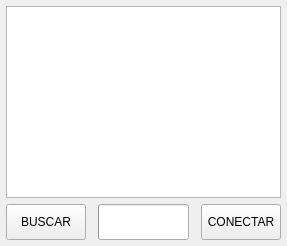
     <widget class="QWidget" name="tab_Tsc">
      <attribute name="icon">
       <iconset>
        <normaloff>SRC/search.png</normaloff>SRC/search.png</iconset>
      </attribute>
      <attribute name="title">
       <string>Buscar Controlador</string>
      </attribute>
      <layout class="QVBoxLayout" name="verticalLayout_14">
       <property name="spacing">
        <number>6</number>
       </property>
       <property name="leftMargin">
        <number>6</number>
       </property>
       <property name="topMargin">
        <number>6</number>
       </property>
       <property name="rightMargin">
        <number>6</number>
       </property>
       <property name="bottomMargin">
        <number>6</number>
       </property>
       <item>
        <widget class="QTableView" name="tableViewOnline"/>
       </item>
       <item>
        <layout class="QHBoxLayout" name="horizontalLayout_2" stretch="3,11,2">
         <property name="spacing">
          <number>12</number>
         </property>
         <property name="bottomMargin">
          <number>0</number>
         </property>
         <item>
          <widget class="QPushButton" name="pushButtonSearch">
           <property name="minimumSize">
            <size>
             <width>0</width>
             <height>36</height>
            </size>
           </property>
           <property name="text">
            <string>BUSCAR</string>
           </property>
          </widget>
         </item>
         <item alignment="Qt::AlignVCenter">
          <widget class="QProgressBar" name="progressBar">
           <property name="enabled">
            <bool>true</bool>
           </property>
           <property name="minimumSize">
            <size>
             <width>0</width>
             <height>36</height>
            </size>
           </property>
           <property name="value">
            <number>0</number>
           </property>
           <property name="textVisible">
            <bool>false</bool>
           </property>
           <property name="invertedAppearance">
            <bool>false</bool>
           </property>
          </widget>
         </item>
         <item>
          <widget class="QPushButton" name="pushButtonConnect">
           <property name="minimumSize">
            <size>
             <width>0</width>
             <height>36</height>
            </size>
           </property>
           <property name="text">
            <string>CONECTAR</string>
           </property>
          </widget>
         </item>
        </layout>
       </item>
      </layout>
     </widget>
